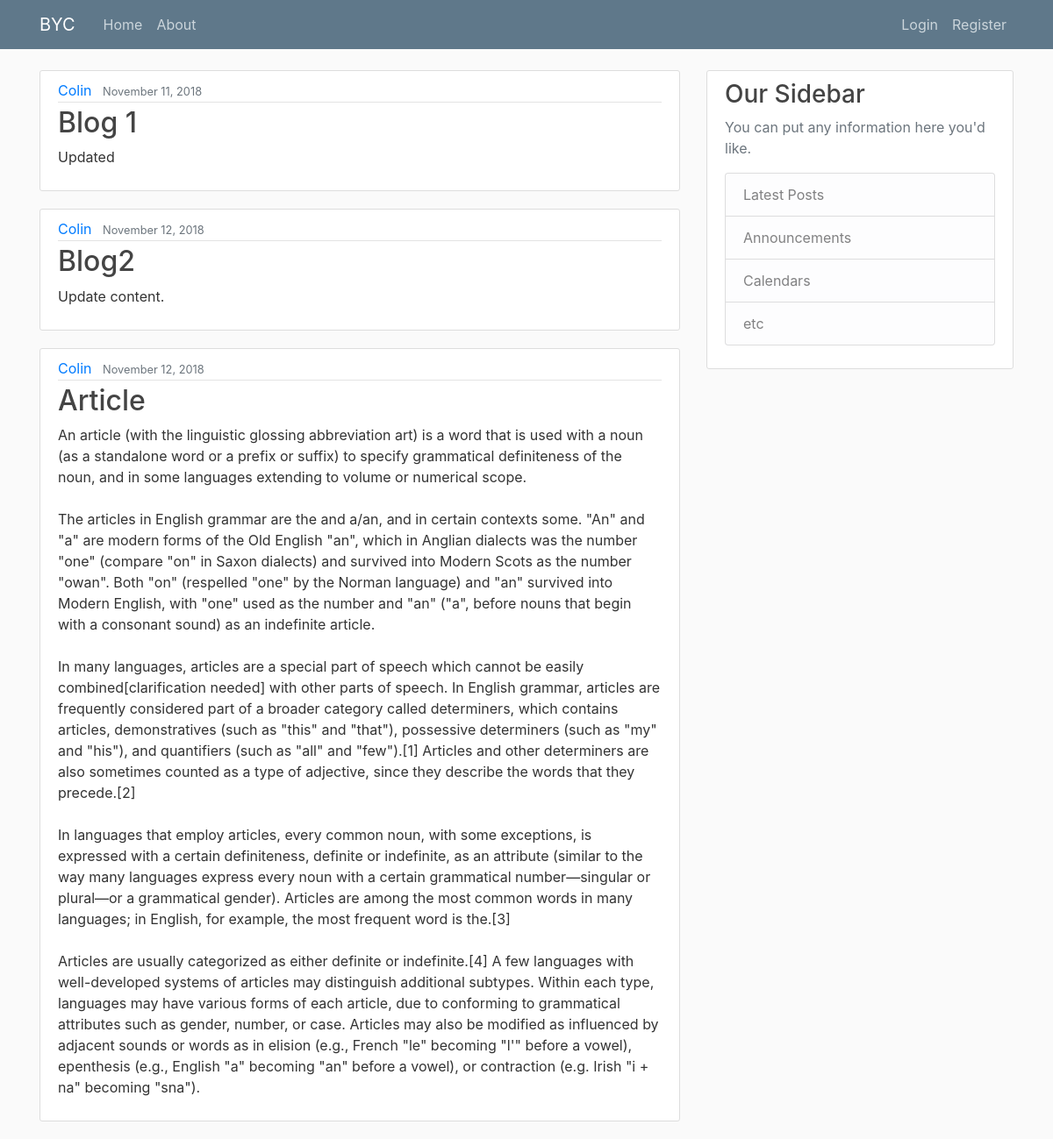
The page / on the database its author committed.
### BlogApp/models.py (models this page shows)
class Post(models.Model):
    title = models.CharField(max_length=100)
    content = models.TextField()
    date_posted = models.DateTimeField(default=timezone.now)
    author = models.ForeignKey(User, on_delete=models.CASCADE)

### BlogApp/views.py (the view)
# urls.py: 2. Add a URL to urlpatterns:  path('', views.home, name='home')
def home(request):
    context = {
        'posts': Post.objects.all()
    }
    return render(request, 'BlogApp/home.html', context)

### BlogApp/templates/BlogApp/home.html
{% extends "BlogApp/base.html" %}
{% block content %}
    {% for post in posts %}
        <article class="media content-section">
                   <div class="media-body">
                   <div class="article-metadata">
                  <a class="mr-2" href="#">{{ post.author }}</a>
                  <small class="text-muted">{{ post.date_posted|date:"F d, Y"}}</small>
                </div>
                <h2><a class="article-title" href="#">{{ post.title }}</a></h2>
                <p class="article-content">{{ post.content }}</p>
              </div>
          </article>
  {% endfor %}
{% endblock content %}

### BlogApp/templates/BlogApp/base.html (shortened to what this page needs)
{% load static %}
<!DOCTYPE html>
<html lang="en">
<head>
    <head>
     <link rel="stylesheet" href="https://maxcdn.bootstrapcdn.com/bootstrap/4.0.0/css/bootstrap.min.css">
    <link rel="stylesheet" type="text/css" href="{% static 'BlogApp/main.css'  %}">
</head>
</head>
<body>
    <header class="site-header">
      <nav class="navbar navbar-expand-md navbar-dark bg-steel fixed-top">
        <div class="container">
          <a class="navbar-brand mr-4" href="/">BYC</a>
          <div class="collapse navbar-collapse" id="navbarToggle">
            <div class="navbar-nav mr-auto">
              <a class="nav-item nav-link" href="{% url 'BlogApp-home' %}">Home</a>
              <a class="nav-item nav-link" href="{% url 'BlogApp-about' %}">About</a>
            </div>
            <div class="navbar-nav">
                {% if user.is_authenticated %}
                    <a class="nav-item nav-link" href="{% url 'profile' %}">Profile</a>
                <a class="nav-item nav-link" href="{% url 'logout' %}">Logout</a>
                {% else %}
              <a class="nav-item nav-link" href="{% url 'login' %}">Login</a>
              <a class="nav-item nav-link" href="{% url 'register' %}">Register</a>
                {% endif %}
            </div>
          </div>
        </div>
      </nav>
    </header>
        <main role="main" class="container">
          <div class="row">
            <div class="col-md-8">
              {% block content %}{% endblock %}
            </div>
            <div class="col-md-4">
              <div class="content-section">
                <h3>Our Sidebar</h3>
                <p class='text-muted'>You can put any information here you'd like.
                  <ul class="list-group">
                    <li class="list-group-item list-group-item-light">Latest Posts</li>
                    <li class="list-group-item list-group-item-light">Announcements</li>
                    <li class="list-group-item list-group-item-light">Calendars</li>
                    <li class="list-group-item list-group-item-light">etc</li>
                  </ul>
                </p>
              </div>
            </div>
          </div>
        </main>
  </body>
</body>
</html>

### BlogApp/static/BlogApp/main.css (style rules this page uses)
body { background: #fafafa; color: #333333; margin-top: 5rem; }
h1, h2, h3, h4, h5, h6 { color: #444444; }
ul { margin: 0; }
.bg-steel { background-color: #5f788a; }
.site-header .navbar-nav .nav-link { color: #cbd5db; }
.content-section { background: #ffffff; padding: 10px 20px; border: 1px solid #dddddd; border-radius: 3px; margin-bottom: 20px; }
.article-title { color: #444444; }
.article-content { white-space: pre-line; }
.article-metadata { padding-bottom: 1px; margin-bottom: 4px; border-bottom: 1px solid #e3e3e3 }

### rows shown on the page
Post: author "Colin", date_posted "November 11, 2018", title "Blog 1", content "Updated"
Post: author "Colin", date_posted "November 12, 2018", title "Blog2", content "Update content."
Post: author "Colin", date_posted "November 12, 2018", title "Article", content "An article (with the linguistic glossing abbreviation art) is a word that is used with a noun (as a standalone word or a prefix or suffix) to specify grammatical definiteness of the noun, and in some languages extending to volume or numerical scope. The articles in English grammar are the and a/an, and in certain contexts some. \"An\" and \"a\" are modern forms of the Old English \"an\", which in Anglian dialects was the number \"one\" (compare \"on\" in Saxon dialects) and survived into Modern Scots as the number \"owan\". Both \"on\" (respelled \"one\" by the Norman language) and \"an\" survived into Modern English, with \"one\" used as the number and \"an\" (\"a\", before nouns that begin with a consonant…"
